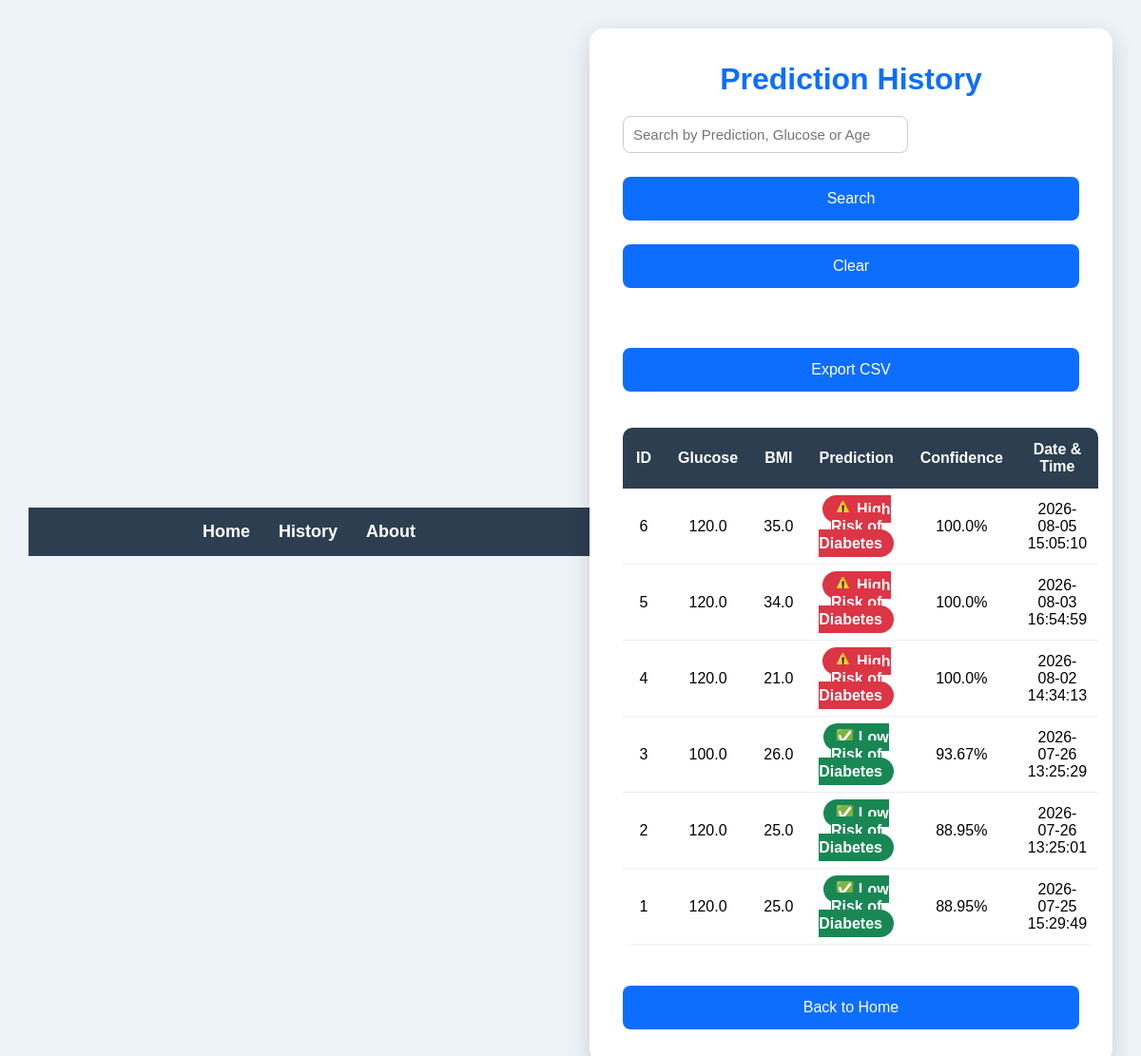
Before: /history with the older database file.
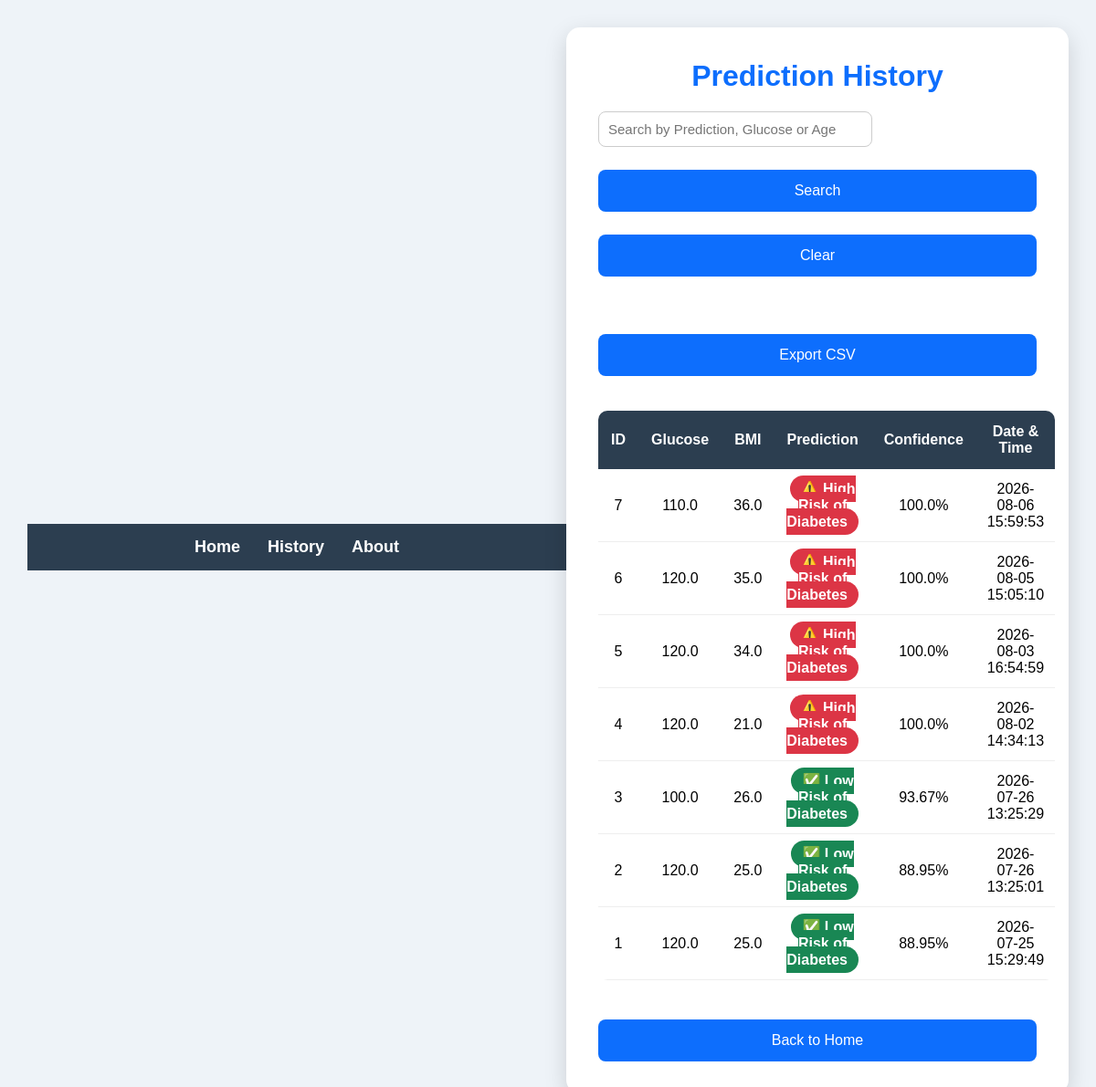
After: the same page with the newer database file.
### tables this page shows
CREATE TABLE predictions (

        id INTEGER PRIMARY KEY AUTOINCREMENT,

        pregnancies REAL,
        glucose REAL,
        blood_pressure REAL,
        skin_thickness REAL,
        insulin REAL,
        bmi REAL,
        diabetes_pedigree REAL,
        age REAL,

        prediction TEXT,
        confidence REAL,

        created_at TIMESTAMP DEFAULT CURRENT_TIMESTAMP

    );

### app.py (the view)
@app.route("/history")
def history():
    search = request.args.get("search", "").strip()
    if search:
        predictions = search_predictions(search)
    else:
        predictions = get_all_predictions()
    return render_template(
        "history.html",
        predictions=predictions,
        search=search
    )

### db.py (called while the page is built)
def get_connection():
    return sqlite3.connect(DATABASE_NAME)

def get_all_predictions():
    connection = get_connection()
    cursor = connection.cursor()
    cursor.execute("""
        SELECT *
        FROM predictions
        ORDER BY created_at DESC
    """)
    data = cursor.fetchall()
    connection.close()
    return data

### templates/history.html (shortened to what this page needs)
<!DOCTYPE html>
<html>
<head>
    <link rel="stylesheet" href="{{ url_for('static', filename='style.css') }}">
</head>
<body>
<nav class="navbar">
    <ul>
        <li><a href="/">Home</a></li>
        <li><a href="/history">History</a></li>
        <li><a href="/about">About</a></li>
    </ul>
</nav>
<div class="container">
    <h1>Prediction History</h1>
    <form method="GET" action="/history" class="search-form">
        <input
            type="text"
            name="search"
            placeholder="Search by Prediction, Glucose or Age"
            value="{{ search }}">
        <button type="submit">Search</button>
        <a href="/history">
            <button type="button">Clear</button>
        </a>
    </form>
    <br>
<a href="/export">
    <button type="button">
        Export CSV
    </button>
</a>
<br><br>
    <table class="history-table">
        <thead>
            <tr>
                <th>ID</th>
                <th>Glucose</th>
                <th>BMI</th>
                <th>Prediction</th>
                <th>Confidence</th>
                <th>Date & Time</th>
            </tr>
        </thead>
        <tbody>
        {% for row in predictions %}
        <tr>
            <td>{{ row[0] }}</td>
            <td>{{ row[2] }}</td>
            <td>{{ row[6] }}</td>
            <td>
                {% if "High" in row[9] %}
                    <span class="badge high-risk">
                        {{ row[9] }}
                    </span>
                {% else %}
                    <span class="badge low-risk">
                        {{ row[9] }}
                    </span>
                {% endif %}
            </td>
            <td>{{ row[10] }}%</td>
            <td>{{ row[11] }}</td>
        </tr>
        {% endfor %}
        </tbody>
    </table>
    <br>
    <a href="/">
        <button>Back to Home</button>
    </a>
</div>
</body>
</html>

Changed rows visible on the page:
added predictions: id "7", glucose "110.0", bmi "36.0", prediction "⚠️ High Risk of Diabetes", confidence "100.0", created_at "2026-08-06 15:59:53"
